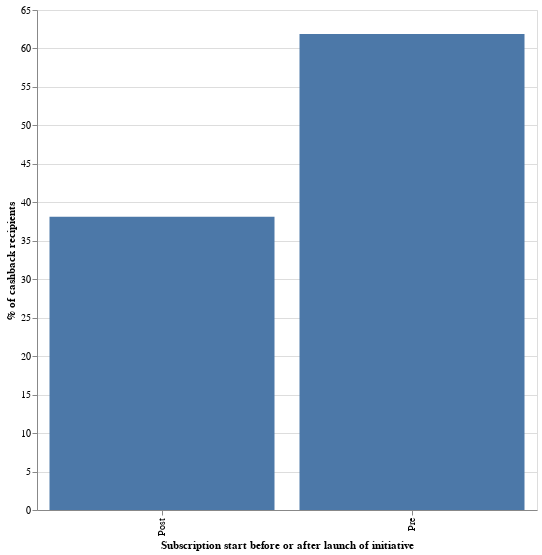

The code cell stored with this chart in its notebook:
### Code cell
df = pd.read_csv("cashbacks.csv", compression="gzip")
users = pd.read_csv("users.csv", compression="gzip")

df["month"] = df["month"].astype(str).str.slice(stop=10)
df = df.groupby(["user_id", "month"])["bank_balance_impact"].agg("sum").reset_index()

users["start_time"] = users["start_time"].astype(str)

users = users.merge(
    df, left_on=["user_id", "start_time"], right_on=["user_id", "month"], how="inner"
)

users = users.groupby(["group"])["user_id"].agg("nunique").reset_index()

users["user_id"] = 100 * users["user_id"] / sum(users["user_id"])

alt.Chart(users).mark_bar().encode(
    x=alt.X(
        "group:N",
        axis=alt.Axis(title="Subscription start before or after launch of initiative"),
    ),
    y=alt.Y("user_id:Q", axis=alt.Axis(title="% of cashback recipients")),
).properties(width=500, height=500)

### Figure 1 — Vega-Lite specification as saved in the notebook (floating-point values rounded to 4 significant figures)
{"config": {"view": {"continuousWidth": 400, "continuousHeight": 300}}, "data": {"name": "data-5f571302d3cd42b6986fa918ce40ce61"}, "mark": "bar", "encoding": {"x": {"type": "nominal", "axis": {"title": "Subscription start before or after launch of initiative"}, "field": "group"}, "y": {"type": "quantitative", "axis": {"title": "% of cashback recipients"}, "field": "user_id"}}, "height": 500, "width": 500, "$schema": "https://vega.github.io/schema/vega-lite/v4.8.1.json", "datasets": {"data-5f571302d3cd42b6986fa918ce40ce61": [{"group": "Post", "user_id": 38.11}, {"group": "Pre", "user_id": 61.89}]}}
